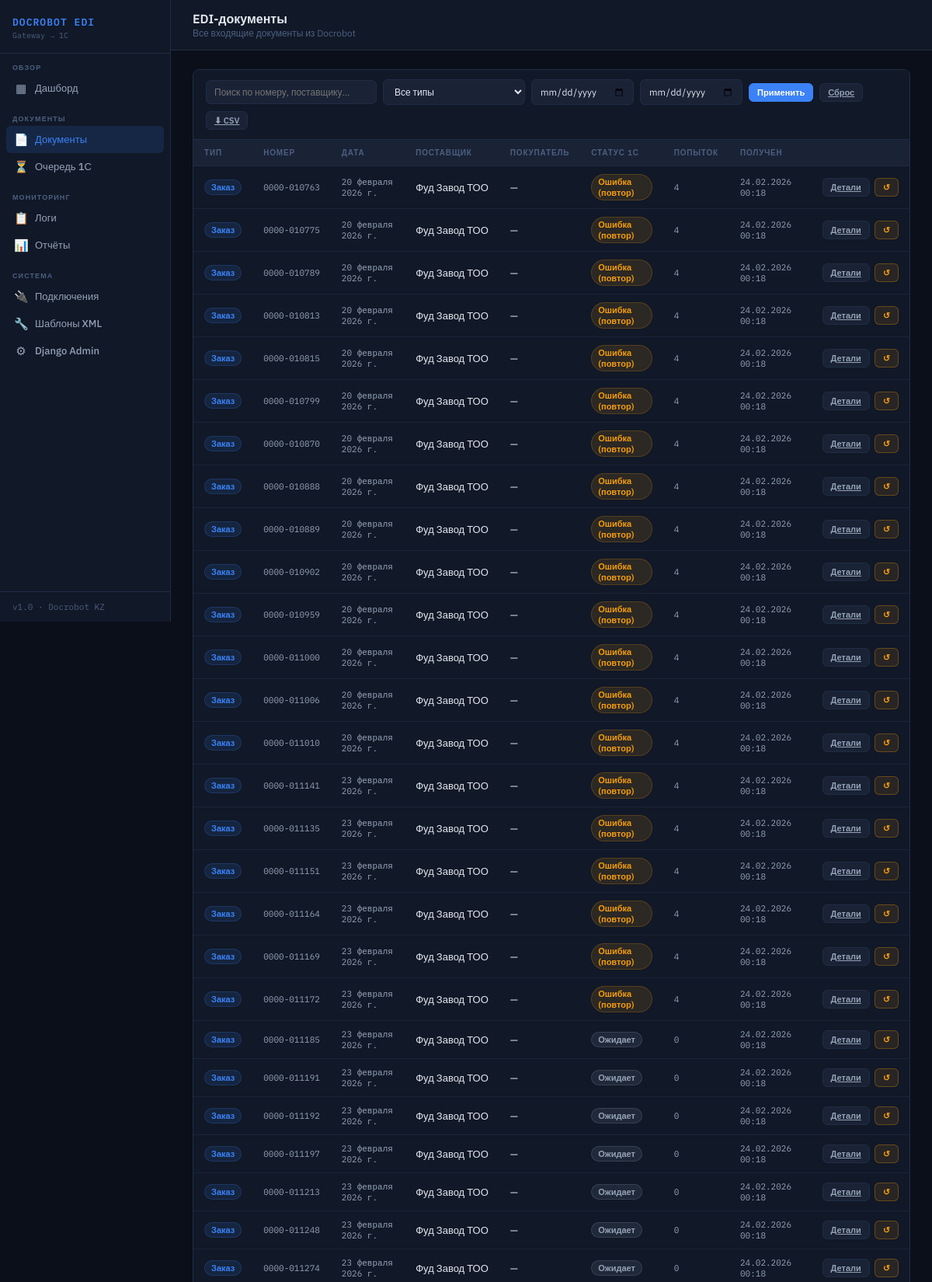
/documents/ (upper part), run on the app's committed database.
### edi/models.py (models this page shows, shortened)
class EdiDocument(models.Model):
    DOC_TYPES = [
        ('ORDER',  'Заказ'),
        ('ORDRSP', 'Подтверждение заказа'),
        ('DESADV', 'Уведомление об отгрузке'),
        ('INVOICE','Счёт-фактура'),
        ('PRICAT', 'Прайс-лист'),
    ]
    docrobot_id   = models.CharField(max_length=100, unique=True, verbose_name='ID в Docrobot')
    doc_type      = models.CharField(max_length=10, choices=DOC_TYPES, verbose_name='Тип')
    number        = models.CharField(max_length=100, blank=True, verbose_name='Номер документа')
    doc_date      = models.DateField(null=True, blank=True, verbose_name='Дата документа')
    supplier_gln  = models.CharField(max_length=13, blank=True, verbose_name='GLN поставщика')
    buyer_gln     = models.CharField(max_length=13, blank=True, verbose_name='GLN покупателя')
    supplier_name = models.CharField(max_length=255, blank=True, verbose_name='Поставщик')
    buyer_name    = models.CharField(max_length=255, blank=True, verbose_name='Покупатель')
    raw_json      = models.JSONField(default=dict, verbose_name='Сырые данные JSON')
    xml_content   = models.TextField(blank=True, verbose_name='Сгенерированный XML')
    received_at   = models.DateTimeField(auto_now_add=True, verbose_name='Получен')
    class Meta:
        verbose_name = 'EDI-документ'
        verbose_name_plural = 'EDI-документы'
        ordering = ['-received_at']

class SendQueue(models.Model):
    STATUS_PENDING = 'pending'
    STATUS_SENDING = 'sending'
    STATUS_SENT    = 'sent'
    STATUS_ERROR   = 'error'
    STATUS_FAILED  = 'failed'  # превышен лимит попыток
    STATUSES = [
        (STATUS_PENDING, 'Ожидает'),
        (STATUS_SENDING, 'Отправляется'),
        (STATUS_SENT,    'Отправлен'),
        (STATUS_ERROR,   'Ошибка (повтор)'),
        (STATUS_FAILED,  'Не удалось отправить'),
    ]
    document    = models.OneToOneField(
        EdiDocument, on_delete=models.CASCADE,
        related_name='queue_entry', verbose_name='Документ'
    )
    status      = models.CharField(max_length=10, choices=STATUSES, default=STATUS_PENDING, verbose_name='Статус')
    attempts    = models.PositiveIntegerField(default=0, verbose_name='Попыток')
    last_error  = models.TextField(blank=True, verbose_name='Последняя ошибка')
    response    = models.TextField(blank=True, verbose_name='Ответ 1С')
    http_status = models.PositiveIntegerField(null=True, blank=True, verbose_name='HTTP-код')
    created_at  = models.DateTimeField(auto_now_add=True, verbose_name='Создан')
    updated_at  = models.DateTimeField(auto_now=True, verbose_name='Обновлён')
    sent_at     = models.DateTimeField(null=True, blank=True, verbose_name='Отправлен в 1С')
    next_retry  = models.DateTimeField(null=True, blank=True, verbose_name='Следующая попытка')
    class Meta:
        verbose_name = 'Запись очереди'
        verbose_name_plural = 'Очередь отправки'
        ordering = ['-created_at']

### edi/views.py (the view)
# urls.py: path('documents/',          views.documents,        name='documents'),
def documents(request):
    qs = EdiDocument.objects.select_related('queue_entry').order_by('-received_at')
    doc_type = request.GET.get('type', '')
    search   = request.GET.get('q', '')
    date_from = request.GET.get('date_from', '')
    date_to   = request.GET.get('date_to', '')
    if doc_type:
        qs = qs.filter(doc_type=doc_type)
    if search:
        qs = qs.filter(Q(number__icontains=search) | Q(supplier_name__icontains=search) | Q(buyer_name__icontains=search))
    if date_from:
        qs = qs.filter(received_at__date__gte=date_from)
    if date_to:
        qs = qs.filter(received_at__date__lte=date_to)
    return render(request, 'edi/documents.html', {
        'documents': qs[:100],
        'doc_types': EdiDocument.DOC_TYPES,
        'filters': {'type': doc_type, 'q': search, 'date_from': date_from, 'date_to': date_to},
    })

### edi/templates/edi/documents.html (shortened to what this page needs)
{% extends 'edi/base.html' %}
{% block page_title %}EDI-документы{% endblock %}
{% block page_sub %}Все входящие документы из Docrobot{% endblock %}
{% block content %}
<div class="table-wrap">
  <div class="table-toolbar">
    <form method="get" style="display:flex;gap:8px;flex-wrap:wrap;align-items:center;width:100%">
      <input type="search" name="q" value="{{ filters.q }}" placeholder="Поиск по номеру, поставщику..." style="width:220px" />
      <select name="type">
        <option value="">Все типы</option>
      </select>
      <input type="date" name="date_from" value="{{ filters.date_from }}" title="Дата с" />
      <input type="date" name="date_to" value="{{ filters.date_to }}" title="Дата по" />
      <button type="submit" class="btn btn-primary btn-sm">Применить</button>
      <a href="{% url 'documents' %}" class="btn btn-secondary btn-sm">Сброс</a>
      <a href="{% url 'reports_export' %}" class="btn btn-secondary btn-sm">⬇ CSV</a>
    </form>
  </div>
  <table>
    <thead>
      <tr>
        <th>Тип</th><th>Номер</th><th>Дата</th><th>Поставщик</th><th>Покупатель</th>
        <th>Статус 1С</th><th>Попыток</th><th>Получен</th><th></th>
      </tr>
    </thead>
    <tbody>
      {% for doc in documents %}
      <tr>
        <td><span class="badge badge-{{ doc.doc_type }}">{{ doc.get_doc_type_display }}</span></td>
        <td class="td-mono">{{ doc.number|default:"—" }}</td>
        <td class="td-mono">{{ doc.doc_date|default:"—" }}</td>
        <td style="max-width:160px;overflow:hidden;text-overflow:ellipsis;white-space:nowrap" title="{{ doc.supplier_name }}">{{ doc.supplier_name|default:"—" }}</td>
        <td style="max-width:160px;overflow:hidden;text-overflow:ellipsis;white-space:nowrap" title="{{ doc.buyer_name }}">{{ doc.buyer_name|default:"—" }}</td>
        <td>
          {% with q=doc.queue_entry %}
          {% if q %}<span class="badge badge-{{ q.status }}">{{ q.get_status_display }}</span>{% else %}—{% endif %}
          {% endwith %}
        </td>
        <td class="td-mono">
          {% with q=doc.queue_entry %}{% if q %}{{ q.attempts }}{% else %}—{% endif %}{% endwith %}
        </td>
        <td class="td-mono">{{ doc.received_at|date:"d.m.Y H:i" }}</td>
        <td>
          <div style="display:flex;gap:6px;">
            <a href="{% url 'document_detail' doc.pk %}" class="btn btn-secondary btn-sm">Детали</a>
            {% with q=doc.queue_entry %}
            {% if q and q.status != 'sent' %}
            <button class="btn btn-warn btn-sm" onclick="retryQueue({{ q.id }}, this)">↺</button>
            {% endif %}
            {% endwith %}
          </div>
        </td>
      </tr>
      {% empty %}
      <tr><td colspan="9"><div class="empty"><div class="empty-icon">📭</div><p>Документов не найдено</p></div></td></tr>
      {% endfor %}
    </tbody>
  </table>
</div>
{% endblock %}

### edi/templates/edi/base.html (style rules this page uses)
:root { --bg: #0b0f1a; --surface: #111827; --surface2:#1a2236; --surface3:#202d44; --border: #1e2d45; --text: #e2e8f0; --text2: #94a3b8; --text3: #4b6080; --accent: #3b82f6; --accent2: #10b981; --warn: #f59e0b; --danger: #ef4444; --purple: #8b5cf6; --mono: 'IBM Plex Mono', monospace; --sans: 'IBM Plex Sans', sans-serif; --nav-w: 220px; --radius: 8px; }
*, *::before, *::after { box-sizing: border-box; margin: 0; padding: 0; }
body { font-family: var(--sans); background: var(--bg); color: var(--text); min-height: 100vh; display: flex; font-size: 14px; }
.table-wrap { background: var(--surface); border: 1px solid var(--border); border-radius: var(--radius); overflow: hidden; }
.table-toolbar { padding: 12px 16px; border-bottom: 1px solid var(--border); display: flex; gap: 10px; align-items: center; flex-wrap: wrap; }
table { width: 100%; border-collapse: collapse; }
th { text-align: left; padding: 10px 14px; font-size: 10px; font-weight: 600; text-transform: uppercase; letter-spacing: 0.08em; color: var(--text3); border-bottom: 1px solid var(--border); background: var(--surface2); }
td { padding: 10px 14px; font-size: 13px; border-bottom: 1px solid rgba(30,45,69,0.6); }
.td-mono { font-family: var(--mono); font-size: 11px; color: var(--text2); }
.badge { display: inline-flex; align-items: center; gap: 4px; padding: 2px 8px; border-radius: 20px; font-size: 11px; font-weight: 600; }
.badge-pending { background: rgba(148,163,184,0.12); color: var(--text2); border: 1px solid rgba(148,163,184,0.2); }
.badge-error { background: rgba(245,158,11,0.12); color: var(--warn); border: 1px solid rgba(245,158,11,0.2); }
.badge-ORDER { background: rgba(59,130,246,0.12); color: var(--accent); border: 1px solid rgba(59,130,246,0.2); }
.btn { display: inline-flex; align-items: center; gap: 6px; padding: 7px 14px; border-radius: 6px; font-size: 12px; font-weight: 600; cursor: pointer; border: 1px solid transparent; transition: all 0.15s; font-family: var(--sans); }
.btn-primary { background: var(--accent); color: #fff; border-color: var(--accent); }
.btn-secondary { background: var(--surface2); color: var(--text2); border-color: var(--border); }
.btn-warn { background: rgba(245,158,11,0.1); color: var(--warn); border-color: rgba(245,158,11,0.3); }
.btn-sm { padding: 4px 10px; font-size: 11px; }
input[type=text], input[type=date], input[type=search], select, textarea { background: var(--surface2); border: 1px solid var(--border); border-radius: 6px; color: var(--text); padding: 7px 10px; font-size: 12px; font-family: var(--sans); outline: none; transition: border-color 0.15s; }
select option { background: var(--surface2); }

### data on the page
EdiDocument: doc_type "Заказ", number "0000-010763", doc_date "20 февраля 2026 г.", supplier_name "Фуд Завод ТОО", buyer_name "—", queue_entry.status "Ошибка (повтор)", queue_entry.attempts "4", received_at "24.02.2026 00:18"
EdiDocument: doc_type "Заказ", number "0000-010775", doc_date "20 февраля 2026 г.", supplier_name "Фуд Завод ТОО", buyer_name "—", queue_entry.status "Ошибка (повтор)", queue_entry.attempts "4", received_at "24.02.2026 00:18"
EdiDocument: doc_type "Заказ", number "0000-010789", doc_date "20 февраля 2026 г.", supplier_name "Фуд Завод ТОО", buyer_name "—", queue_entry.status "Ошибка (повтор)", queue_entry.attempts "4", received_at "24.02.2026 00:18"
EdiDocument: doc_type "Заказ", number "0000-010813", doc_date "20 февраля 2026 г.", supplier_name "Фуд Завод ТОО", buyer_name "—", queue_entry.status "Ошибка (повтор)", queue_entry.attempts "4", received_at "24.02.2026 00:18"
EdiDocument: doc_type "Заказ", number "0000-010815", doc_date "20 февраля 2026 г.", supplier_name "Фуд Завод ТОО", buyer_name "—", queue_entry.status "Ошибка (повтор)", queue_entry.attempts "4", received_at "24.02.2026 00:18"
EdiDocument: doc_type "Заказ", number "0000-010799", doc_date "20 февраля 2026 г.", supplier_name "Фуд Завод ТОО", buyer_name "—", queue_entry.status "Ошибка (повтор)", queue_entry.attempts "4", received_at "24.02.2026 00:18"
EdiDocument: doc_type "Заказ", number "0000-010870", doc_date "20 февраля 2026 г.", supplier_name "Фуд Завод ТОО", buyer_name "—", queue_entry.status "Ошибка (повтор)", queue_entry.attempts "4", received_at "24.02.2026 00:18"
EdiDocument: doc_type "Заказ", number "0000-010888", doc_date "20 февраля 2026 г.", supplier_name "Фуд Завод ТОО", buyer_name "—", queue_entry.status "Ошибка (повтор)", queue_entry.attempts "4", received_at "24.02.2026 00:18"
EdiDocument: doc_type "Заказ", number "0000-010889", doc_date "20 февраля 2026 г.", supplier_name "Фуд Завод ТОО", buyer_name "—", queue_entry.status "Ошибка (повтор)", queue_entry.attempts "4", received_at "24.02.2026 00:18"
EdiDocument: doc_type "Заказ", number "0000-010902", doc_date "20 февраля 2026 г.", supplier_name "Фуд Завод ТОО", buyer_name "—", queue_entry.status "Ошибка (повтор)", queue_entry.attempts "4", received_at "24.02.2026 00:18"
EdiDocument: doc_type "Заказ", number "0000-010959", doc_date "20 февраля 2026 г.", supplier_name "Фуд Завод ТОО", buyer_name "—", queue_entry.status "Ошибка (повтор)", queue_entry.attempts "4", received_at "24.02.2026 00:18"
EdiDocument: doc_type "Заказ", number "0000-011000", doc_date "20 февраля 2026 г.", supplier_name "Фуд Завод ТОО", buyer_name "—", queue_entry.status "Ошибка (повтор)", queue_entry.attempts "4", received_at "24.02.2026 00:18"
EdiDocument: doc_type "Заказ", number "0000-011006", doc_date "20 февраля 2026 г.", supplier_name "Фуд Завод ТОО", buyer_name "—", queue_entry.status "Ошибка (повтор)", queue_entry.attempts "4", received_at "24.02.2026 00:18"
EdiDocument: doc_type "Заказ", number "0000-011010", doc_date "20 февраля 2026 г.", supplier_name "Фуд Завод ТОО", buyer_name "—", queue_entry.status "Ошибка (повтор)", queue_entry.attempts "4", received_at "24.02.2026 00:18"
EdiDocument: doc_type "Заказ", number "0000-011141", doc_date "23 февраля 2026 г.", supplier_name "Фуд Завод ТОО", buyer_name "—", queue_entry.status "Ошибка (повтор)", queue_entry.attempts "4", received_at "24.02.2026 00:18"
EdiDocument: doc_type "Заказ", number "0000-011135", doc_date "23 февраля 2026 г.", supplier_name "Фуд Завод ТОО", buyer_name "—", queue_entry.status "Ошибка (повтор)", queue_entry.attempts "4", received_at "24.02.2026 00:18"
EdiDocument: doc_type "Заказ", number "0000-011151", doc_date "23 февраля 2026 г.", supplier_name "Фуд Завод ТОО", buyer_name "—", queue_entry.status "Ошибка (повтор)", queue_entry.attempts "4", received_at "24.02.2026 00:18"
EdiDocument: doc_type "Заказ", number "0000-011164", doc_date "23 февраля 2026 г.", supplier_name "Фуд Завод ТОО", buyer_name "—", queue_entry.status "Ошибка (повтор)", queue_entry.attempts "4", received_at "24.02.2026 00:18"
EdiDocument: doc_type "Заказ", number "0000-011169", doc_date "23 февраля 2026 г.", supplier_name "Фуд Завод ТОО", buyer_name "—", queue_entry.status "Ошибка (повтор)", queue_entry.attempts "4", received_at "24.02.2026 00:18"
EdiDocument: doc_type "Заказ", number "0000-011172", doc_date "23 февраля 2026 г.", supplier_name "Фуд Завод ТОО", buyer_name "—", queue_entry.status "Ошибка (повтор)", queue_entry.attempts "4", received_at "24.02.2026 00:18"
EdiDocument: doc_type "Заказ", number "0000-011185", doc_date "23 февраля 2026 г.", supplier_name "Фуд Завод ТОО", buyer_name "—", queue_entry.status "Ожидает", queue_entry.attempts "0", received_at "24.02.2026 00:18"
EdiDocument: doc_type "Заказ", number "0000-011191", doc_date "23 февраля 2026 г.", supplier_name "Фуд Завод ТОО", buyer_name "—", queue_entry.status "Ожидает", queue_entry.attempts "0", received_at "24.02.2026 00:18"
EdiDocument: doc_type "Заказ", number "0000-011192", doc_date "23 февраля 2026 г.", supplier_name "Фуд Завод ТОО", buyer_name "—", queue_entry.status "Ожидает", queue_entry.attempts "0", received_at "24.02.2026 00:18"
EdiDocument: doc_type "Заказ", number "0000-011197", doc_date "23 февраля 2026 г.", supplier_name "Фуд Завод ТОО", buyer_name "—", queue_entry.status "Ожидает", queue_entry.attempts "0", received_at "24.02.2026 00:18"
EdiDocument: doc_type "Заказ", number "0000-011213", doc_date "23 февраля 2026 г.", supplier_name "Фуд Завод ТОО", buyer_name "—", queue_entry.status "Ожидает", queue_entry.attempts "0", received_at "24.02.2026 00:18"
EdiDocument: doc_type "Заказ", number "0000-011248", doc_date "23 февраля 2026 г.", supplier_name "Фуд Завод ТОО", buyer_name "—", queue_entry.status "Ожидает", queue_entry.attempts "0", received_at "24.02.2026 00:18"
EdiDocument: doc_type "Заказ", number "0000-011274", doc_date "23 февраля 2026 г.", supplier_name "Фуд Завод ТОО", buyer_name "—", queue_entry.status "Ожидает", queue_entry.attempts "0", received_at "24.02.2026 00:18"
